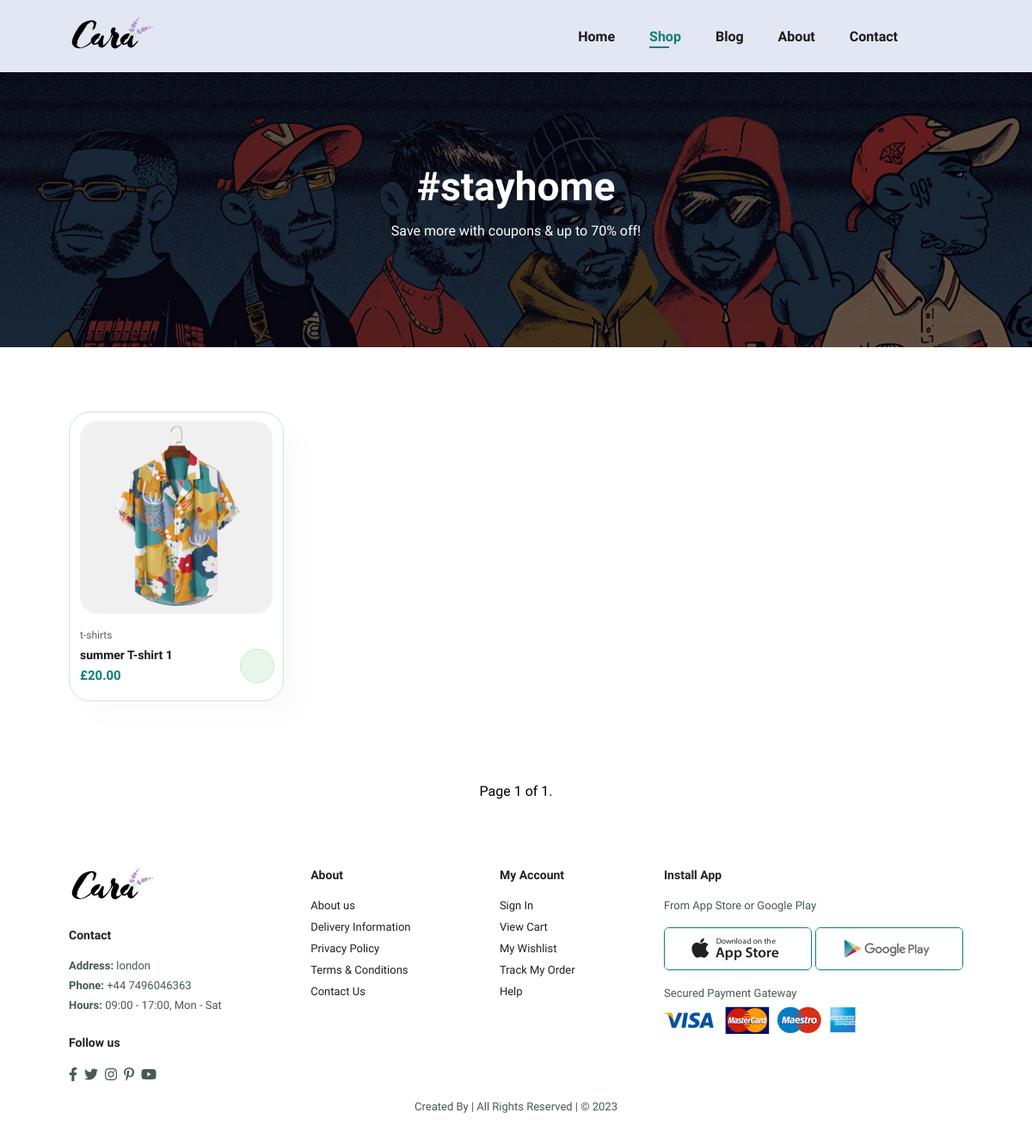
Screenshot of /products/ with the database file from the repository.
### products/models.py (models this page shows)
class Products(models.Model):
    name = models.CharField(max_length=255)
    description = models.TextField()
    price = models.DecimalField(max_digits=10, decimal_places=2)
    image = models.ImageField(upload_to='products/static/products/images/products')
    created_at = models.DateTimeField(auto_now_add=True)
    updated_at = models.DateTimeField(auto_now=True)
    category = models.ForeignKey(Categories, on_delete=models.CASCADE)
    class Meta:
        ordering = ['category','price']
    def __str__(self):
        return self.name

class Categories(models.Model):
    name = models.CharField(max_length=255)
    description = models.TextField()
    created_at = models.DateTimeField(auto_now_add=True)
    updated_at = models.DateTimeField(auto_now=True)
    def __str__(self):
        return self.name

### products/views.py (the view)
# urls.py: path('',include('products.urls')),
class products(ListView):
    paginate_by = 20
    model = Products
    template_name = 'products/products.html'

### products/templates/products/products.html (shortened to what this page needs)
{% load static %}
<!DOCTYPE html>
<html lang="en">
<head>
    <link rel="stylesheet" href="https://pro.fontawesome.com/releases/v5.10.0/css/all.css" />
    <link rel="stylesheet" href="{% static 'products/css/style.css' %}">
</head>
<body>
    <section id="header">
        <a href="#"><img src="{% static 'products/images/logo.png' %}" class="logo" alt=""></a>
        <div>
            <ul id="navbar">
                <li><a href="index.html">Home</a></li>
                <li><a class="active" href="shop.html">Shop</a></li>
                <li><a href="blog.html">Blog</a></li>
                <li><a href="about.html">About</a></li>
                <li><a href="contact.html">Contact</a></li>
                <li id="lg-bag"><a href="cart.html"><i class="far fa-shopping-bag"></i></a></li>
            </ul>
        </div>
    </section>
    <section id="page-header">
        <h2>#stayhome</h2>
        <p>Save more with coupons & up to 70% off!</p>
    </section>
    <section id="product1" class="section-p1">
        <div class="pro-container">
            {% for product in page_obj %}
            <div class="pro" onclick="window.location.href='{% static product %}';">
                <img src="{% static 'products/images/products/f1.jpg' %}" alt="">
                <div class="des">
                    <span>{{ product.category }}</span>
                    <h5>{{ product.name }}</h5>
                    <h4>£{{ product.price }}</h4>
                </div>
                <a href="#"><i class="fas fa-shopping-cart cart"></i></a>
            </div>
            {% endfor %}
        </div>
    </section>
    <section id="pagination" class="section-p1">
        <span class="step-links">
        <span class="current">
            Page {{ page_obj.number }} of {{ page_obj.paginator.num_pages }}.
        </span>
        </span>
    </section>
    <footer class="section-p1">
        <div class="col">
            <img class="logo" src="{% static 'products/images/logo.png' %}" alt="">
            <h4>Contact</h4>
            <p><strong>Address:</strong> london </p>
            <p><strong>Phone:</strong> +44 7496046363</p>
            <p><strong>Hours:</strong> 09:00 - 17:00, Mon - Sat</p>
            <div class="follow">
                <h4>Follow us</h4>
                <div class="icon">
                    <i class="fab fa-facebook-f"></i>
                    <i class="fab fa-twitter"></i>
                    <i class="fab fa-instagram"></i>
                    <i class="fab fa-pinterest-p"></i>
                    <i class="fab fa-youtube"></i>
                </div>
            </div>
        </div>
        <div class="col">
            <h4>About</h4>
            <a href="#">About us</a>
            <a href="#">Delivery Information</a>
            <a href="#">Privacy Policy</a>
            <a href="#">Terms & Conditions</a>
            <a href="#">Contact Us</a>
        </div>
        <div class="col">
            <h4>My Account</h4>
            <a href="#">Sign In</a>
            <a href="#">View Cart</a>
            <a href="#">My Wishlist</a>
            <a href="#">Track My Order</a>
            <a href="#">Help</a>
        </div>
        <div class="col install">
            <h4>Install App</h4>
            <p>From App Store or Google Play</p>
            <div class="row">
                <img src="{% static 'products/images/pay/app.jpg' %}" alt="">
                <img src="{% static 'products/images/pay/play.jpg' %}" alt="">
            </div>
            <p>Secured Payment Gateway</p>
            <img src="{% static 'products/images/pay/pay.png' %}" alt="">
        </div>
        <div class="copyright">
            <p>Created By  | All Rights Reserved | &#169; 2023</p>
        </div>
    </footer>
</body>
</html>

### products/static/products/css/style.css (style rules this page uses)
* { margin: 0; padding: 0; box-sizing: border-box; font-family: 'Spartan',sans-serif; }
h2 { font-size: 46px; line-height: 54px; color: #222; }
h4 { font-size: 20px; color: #222; }
p { font-size: 16px; color: #465b52; margin: 15px 0 20px 0; }
.section-p1 { padding: 40px 80px; }
body { width: 100%; }
#header { display: flex; align-items: center; justify-content: space-between; padding: 20px 80px; background: #E3E6F3; box-shadow: 0 5px 15px rgba(0, 0, 0, 0.06); z-index: 999; position: sticky; top: 0; }
#navbar { display: flex; align-items: center; justify-content: center; }
#navbar li { list-style: none; padding: 0 20px; position: relative; }
#navbar li a { text-decoration: none; font-size: 16px; font-weight: 600; color: #1a1a1a; transition: 0.3s ease; }
#navbar li a:hover, #navbar li a.active { color: #088178; }
#navbar li a:hover::after, #navbar li a.active::after { content: ""; width: 30%; height: 2px; background: #088178; position: absolute; bottom: -4px; left: 20px; }
#product1 { text-align: center; }
#product1 .pro-container { display: flex; justify-content: space-between; padding-top: 20px; flex-wrap: wrap; }
#product1 .pro { width: 23%; min-width: 250px; padding: 10px 12px; border: 1px solid #cce7d0; border-radius: 25px; cursor: pointer; box-shadow: 20px 20px 30px rgba(0, 0, 0, 0.02); margin: 15px 0; transition: 0.2s ease; position: relative; }
#product1 .pro img { width: 100%; border-radius: 20px; }
#product1 .pro .des { text-align: start; padding: 10px 0; }
#product1 .pro .des span { color: #606063; font-size: 12px; }
#product1 .pro .des h5 { padding-top: 7px; color: #1a1a1a; font-size: 14px; }
#product1 .pro .des h4 { padding-top: 7px; font-size: 15px; font-weight: 700; color: #088178; }
#product1 .pro .cart { width: 40px; height: 40px; line-height: 40px; border-radius: 50px; background-color: #e8f6ea; font-weight: 500; color: #088178; border: 1px solid #cce7d0; position: absolute; bottom: 20px; right: 10px; }
footer { display: flex; justify-content: space-between; flex-wrap: wrap; }
footer .col { display: flex; flex-direction: column; align-items: flex-start; margin-bottom: 20px; }
footer .logo { margin-bottom: 30px; }
footer h4 { font-size: 14px; padding-bottom: 20px; }
footer p { font-size: 13px; margin: 0 0 8px 0; }
footer a { font-size: 13px; text-decoration: none; color: #222; margin: 0 0 10px 0; }
footer .follow { margin-top: 20px; }
footer .follow i { color: #465b52; padding-right: 4px; cursor: pointer; }
footer .install .row img { border: 1px solid #088178; border-radius: 6px; margin: 10px 0 15px 0; }
footer .copyright { width: 100%; text-align: center; }
#page-header { background-image: url(images/banner/b1.jpg); width: 100%; height: 40vh; background-size: cover; display: flex; justify-content: center; text-align: center; flex-direction: column; padding: 14px; }
#page-header h2, #page-header p { color: #fff; }
#pagination { text-align: center; }

### rows the page displays
Products: category "t-shirts", name "summer T-shirt 1", price "20.00"

### other values shown
{{ page_obj.number }} "1"
{{ page_obj.paginator.num_pages }} "1"
